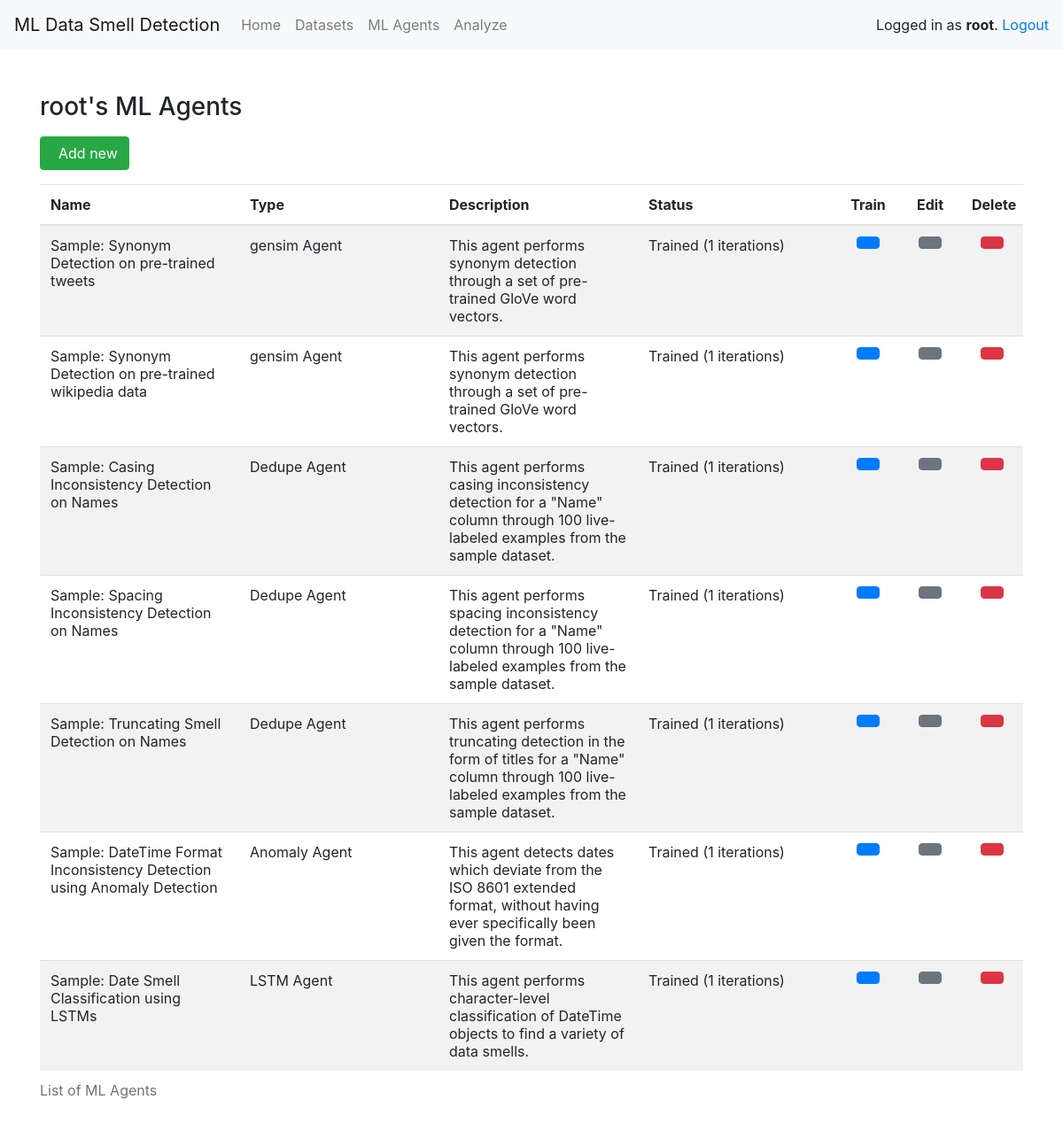
The app's page /agents/ (signed in) with its own data.
### main/models.py (models this page shows, shortened)
class Agent(models.Model):
    name = models.CharField(max_length=255)
    description = models.TextField(null=True)
    agent_type = models.ForeignKey(AgentType, unique=False, on_delete=models.RESTRICT, null=True)
    user = models.ForeignKey(User, unique=False, on_delete=models.CASCADE, null=True)
    dataset = models.ForeignKey(Dataset, unique=False, on_delete=models.RESTRICT, null=True)
    external_set_key = models.CharField(max_length=255, null=True)
    external_prepared = models.BooleanField(null=True, default=False)
    iterations = models.IntegerField(default=0)
    model = models.FileField(upload_to=user_model_directory_path, null=True)
    settings = models.FileField(upload_to=user_model_directory_path, null=True)
    def status(self):
        if self.settings or self.external_prepared:
            return "Trained (" + str(self.iterations) + " iterations)"
        elif self.model:
            return "In Training"
        elif self.dataset or self.external_set_key:
            return "Training Data Defined"
        else:
            return "Uninitialized"

class AgentType(models.Model):
    name = models.CharField(max_length=255)

### main/views_agents.py (the view)
# urls.py: path('agents/', views_agents.agents, name='agents'),
def agents(request):
    if not request.user.is_authenticated:
        return redirect('/user/login')
    agents = Agent.objects.filter(user=request.user)
    form = DeleteAgentForm()
    form.fields['id'].widget = forms.HiddenInput()
    if "agent_id" in request.session: del request.session["agent_id"]
    return render(request, 'main/agents.html', {"username": request.user.username, "agents": agents, "deleteForm": form})

### main/templates/main/agents.html (shortened to what this page needs)
{% extends "main/baseloggedin.html" %}
{% load crispy_forms_tags %}
{% load static %}
{% block content %}
<div class="container pt-5">
    <h3 class="mb-3">{{ username }}'s ML Agents</h3>
    <a href="/agents/add"><button class="btn btn-success">Add new</button></a>
    <table class="table table-striped mt-3" style="table-layout:fixed;">
        <caption>List of ML Agents</caption>
        <thead>
            <tr>
                <th scope="col">Name</th>
                <th scope="col">Type</th>
                <th scope="col">Description</th>
                <th scope="col">Status</th>
                <th scope="col" style="width:70px;" class="text-center">Train</th>
                <th scope="col" style="width:70px;" class="text-center">Edit</th>
                <th scope="col" style="width:70px;" class="text-center">Delete</th>
            </tr>
        </thead>
        <tbody>
        <tbody>
            {% for agent in agents %}
            <tr>
                <td>{{agent.name}}</td>
                <td>{{agent.agent_type.name}}</td>
                <td>{{agent.description}}</td>
                <td>{{agent.status}}</td>
                {% if agent.external_set_key or agent.dataset %} <td class="text-center"><a
                        href="/agents/train/{{agent.id}}"><button class="btn btn-primary" data-toggle="modal"
                            data-target="#loadingValidationModal"></button></a>
                </td>
                {% else %} <td class="text-center"><a href="/agents/train/{{agent.id}}"><button
                            class="btn btn-primary"><span class="oi oi-copywriting"></span></button></a></td>
                {% endif %}
                <td class="text-center"><a href="/agents/{{agent.id}}"><button class="btn btn-secondary"></button></a></td>
                <td class="text-center"><button class="btn btn-danger"
                        onclick="openDeleteAgent({{agent.id}}, '{{agent.name}}')"></button></td>
            </tr>
            {% endfor %}
        </tbody>
        </tbody>
    </table>
</div>
{% endblock %}

### main/templates/main/baseloggedin.html (shortened to what this page needs)
{% load crispy_forms_tags %}
<html lang="en">
<head>
    <link rel="stylesheet" href="https://cdn.jsdelivr.net/npm/bootstrap@4.6.0/dist/css/bootstrap.min.css"
>
    <link href="https://cdnjs.cloudflare.com/ajax/libs/open-iconic/1.1.1/font/css/open-iconic-bootstrap.min.css"
        rel="stylesheet">
</head>
<body>
    <nav class="navbar navbar-expand-lg navbar-light bg-light">
        <span class="navbar-brand">ML Data Smell Detection</span>
        <div class="collapse navbar-collapse" id="navbarNavAltMarkup">
            <div class="navbar-nav">
                <a class="nav-item nav-link" href="/">Home</a>
                <a class="nav-item nav-link" href="/datasets">Datasets</a>
                <a class="nav-item nav-link" href="/agents">ML Agents</a>
                <a class="nav-item nav-link" href="/analyze">Analyze</a>
            </div>
        </div>
        <ul class="navbar-nav ml-auto">
            <li>Logged in as <strong>{{ username }}</strong>. <a href="/user/logout">Logout</a></li>
        </ul>
    </nav>
    {% block content %}{% endblock %}
</body>
</html>

### records on screen
Agent: name "Sample: Synonym Detection on pre-trained tweets", agent_type.name "gensim Agent", description "This agent performs synonym detection through a set of pre-trained GloVe word vectors.", status "Trained (1 iterations)"
Agent: name "Sample: Synonym Detection on pre-trained wikipedia data", agent_type.name "gensim Agent", description "This agent performs synonym detection through a set of pre-trained GloVe word vectors.", status "Trained (1 iterations)"
Agent: name "Sample: Casing Inconsistency Detection on Names", agent_type.name "Dedupe Agent", description "This agent performs casing inconsistency detection for a \"Name\" column through 100 live-labeled examples from the sample dataset.", status "Trained (1 iterations)"
Agent: name "Sample: Spacing Inconsistency Detection on Names", agent_type.name "Dedupe Agent", description "This agent performs spacing inconsistency detection for a \"Name\" column through 100 live-labeled examples from the sample dataset.", status "Trained (1 iterations)"
Agent: name "Sample: Truncating Smell Detection on Names", agent_type.name "Dedupe Agent", description "This agent performs truncating detection in the form of titles for a \"Name\" column through 100 live-labeled examples from the sample dataset.", status "Trained (1 iterations)"
Agent: name "Sample: DateTime Format Inconsistency Detection using Anomaly Detection", agent_type.name "Anomaly Agent", description "This agent detects dates which deviate from the ISO 8601 extended format, without having ever specifically been given the format.", status "Trained (1 iterations)"
Agent: name "Sample: Date Smell Classification using LSTMs", agent_type.name "LSTM Agent", description "This agent performs character-level classification of DateTime objects to find a variety of data smells.", status "Trained (1 iterations)"

### other values on screen
{{ username }} "root"
